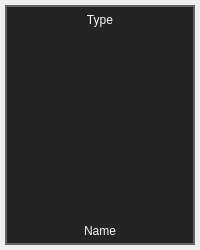
<?xml version="1.0" encoding="UTF-8"?>
<ui version="4.0">
 <class>Form</class>
 <widget class="QWidget" name="Form">
  <property name="geometry">
   <rect>
    <x>0</x>
    <y>0</y>
    <width>200</width>
    <height>250</height>
   </rect>
  </property>
  <property name="minimumSize">
   <size>
    <width>200</width>
    <height>250</height>
   </size>
  </property>
  <property name="maximumSize">
   <size>
    <width>200</width>
    <height>250</height>
   </size>
  </property>
  <property name="mouseTracking">
   <bool>false</bool>
  </property>
  <property name="windowTitle">
   <string>Form</string>
  </property>
  <property name="styleSheet">
   <string notr="true"/>
  </property>
  <layout class="QHBoxLayout" name="horizontalLayout">
   <property name="spacing">
    <number>0</number>
   </property>
   <property name="leftMargin">
    <number>5</number>
   </property>
   <property name="topMargin">
    <number>5</number>
   </property>
   <property name="rightMargin">
    <number>5</number>
   </property>
   <property name="bottomMargin">
    <number>5</number>
   </property>
   <item>
    <widget class="QFrame" name="frame">
     <property name="cursor">
      <cursorShape>PointingHandCursor</cursorShape>
     </property>
     <property name="mouseTracking">
      <bool>true</bool>
     </property>
     <property name="styleSheet">
      <string notr="true">.QLabel{
	color: rgb(246, 245, 244);
}
.QFrame{
	border: 2px solid rgb(100, 100, 100);
	background-color: rgb(36, 36, 36);

}
.QFrame:hover{
	border: 2px solid rgb(255, 190, 111);
}
</string>
     </property>
     <property name="frameShape">
      <enum>QFrame::StyledPanel</enum>
     </property>
     <property name="frameShadow">
      <enum>QFrame::Plain</enum>
     </property>
     <property name="lineWidth">
      <number>0</number>
     </property>
     <property name="midLineWidth">
      <number>0</number>
     </property>
     <layout class="QGridLayout" name="gridLayout">
      <property name="leftMargin">
       <number>0</number>
      </property>
      <property name="topMargin">
       <number>0</number>
      </property>
      <property name="rightMargin">
       <number>0</number>
      </property>
      <property name="bottomMargin">
       <number>0</number>
      </property>
      <property name="spacing">
       <number>0</number>
      </property>
      <item row="1" column="0">
       <widget class="QLabel" name="img_l">
        <property name="text">
         <string/>
        </property>
        <property name="pixmap">
         <pixmap resource="../../ressources.qrc">:/icons/ui/ressources/error.png</pixmap>
        </property>
        <property name="alignment">
         <set>Qt::AlignCenter</set>
        </property>
       </widget>
      </item>
      <item row="2" column="0">
       <widget class="QLabel" name="name_l">
        <property name="maximumSize">
         <size>
          <width>16777215</width>
          <height>25</height>
         </size>
        </property>
        <property name="text">
         <string>Name</string>
        </property>
        <property name="alignment">
         <set>Qt::AlignCenter</set>
        </property>
       </widget>
      </item>
      <item row="0" column="0">
       <widget class="QLabel" name="type_l">
        <property name="maximumSize">
         <size>
          <width>16777215</width>
          <height>25</height>
         </size>
        </property>
        <property name="text">
         <string>Type</string>
        </property>
        <property name="alignment">
         <set>Qt::AlignCenter</set>
        </property>
       </widget>
      </item>
     </layout>
    </widget>
   </item>
  </layout>
 </widget>
 <resources>
  <include location="../../ressources.qrc"/>
  <include location="../../ressources.qrc"/>
 </resources>
 <connections/>
</ui>
